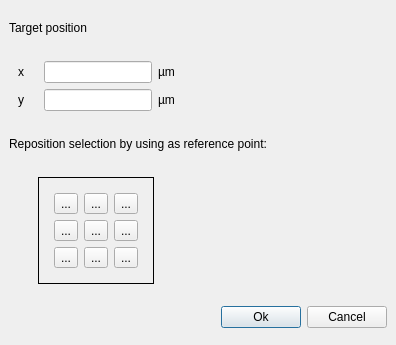
<?xml version="1.0" encoding="UTF-8"?>
<ui version="4.0">
 <class>MoveToOptionsDialog</class>
 <widget class="QDialog" name="MoveToOptionsDialog">
  <property name="geometry">
   <rect>
    <x>0</x>
    <y>0</y>
    <width>396</width>
    <height>345</height>
   </rect>
  </property>
  <property name="windowTitle">
   <string>Move Selection To</string>
  </property>
  <layout class="QVBoxLayout">
   <property name="spacing">
    <number>6</number>
   </property>
   <property name="margin">
    <number>9</number>
   </property>
   <item>
    <widget class="QLabel" name="label_6">
     <property name="text">
      <string>Target position</string>
     </property>
    </widget>
   </item>
   <item>
    <widget class="QFrame" name="frame_4">
     <property name="frameShape">
      <enum>QFrame::NoFrame</enum>
     </property>
     <property name="frameShadow">
      <enum>QFrame::Raised</enum>
     </property>
     <layout class="QGridLayout" name="gridLayout">
      <item row="0" column="0">
       <widget class="QLabel" name="label_4">
        <property name="text">
         <string>x    </string>
        </property>
       </widget>
      </item>
      <item row="0" column="1">
       <widget class="QLineEdit" name="x_le">
        <property name="sizePolicy">
         <sizepolicy hsizetype="Fixed" vsizetype="Fixed">
          <horstretch>0</horstretch>
          <verstretch>0</verstretch>
         </sizepolicy>
        </property>
        <property name="text">
         <string/>
        </property>
       </widget>
      </item>
      <item row="0" column="2">
       <widget class="QLabel" name="label_2">
        <property name="sizePolicy">
         <sizepolicy hsizetype="Preferred" vsizetype="Preferred">
          <horstretch>1</horstretch>
          <verstretch>0</verstretch>
         </sizepolicy>
        </property>
        <property name="text">
         <string>µm</string>
        </property>
       </widget>
      </item>
      <item row="1" column="0">
       <widget class="QLabel" name="label_5">
        <property name="text">
         <string>y    </string>
        </property>
       </widget>
      </item>
      <item row="1" column="1">
       <widget class="QLineEdit" name="y_le">
        <property name="sizePolicy">
         <sizepolicy hsizetype="Fixed" vsizetype="Fixed">
          <horstretch>0</horstretch>
          <verstretch>0</verstretch>
         </sizepolicy>
        </property>
       </widget>
      </item>
      <item row="1" column="2">
       <widget class="QLabel" name="label_3">
        <property name="text">
         <string>µm</string>
        </property>
       </widget>
      </item>
     </layout>
    </widget>
   </item>
   <item>
    <widget class="QLabel" name="label">
     <property name="text">
      <string>Reposition selection by using as reference point:</string>
     </property>
    </widget>
   </item>
   <item>
    <widget class="QFrame" name="frame_2">
     <property name="sizePolicy">
      <sizepolicy hsizetype="Preferred" vsizetype="Fixed">
       <horstretch>0</horstretch>
       <verstretch>0</verstretch>
      </sizepolicy>
     </property>
     <property name="frameShape">
      <enum>QFrame::NoFrame</enum>
     </property>
     <property name="frameShadow">
      <enum>QFrame::Raised</enum>
     </property>
     <layout class="QHBoxLayout">
      <property name="spacing">
       <number>6</number>
      </property>
      <property name="margin">
       <number>9</number>
      </property>
      <item>
       <spacer>
        <property name="orientation">
         <enum>Qt::Horizontal</enum>
        </property>
        <property name="sizeType">
         <enum>QSizePolicy::Fixed</enum>
        </property>
        <property name="sizeHint" stdset="0">
         <size>
          <width>20</width>
          <height>20</height>
         </size>
        </property>
       </spacer>
      </item>
      <item>
       <widget class="QFrame" name="frame_3">
        <property name="frameShape">
         <enum>QFrame::Box</enum>
        </property>
        <property name="frameShadow">
         <enum>QFrame::Plain</enum>
        </property>
        <layout class="QGridLayout">
         <property name="margin">
          <number>15</number>
         </property>
         <property name="spacing">
          <number>6</number>
         </property>
         <item row="0" column="2">
          <widget class="QToolButton" name="ct">
           <property name="text">
            <string>...</string>
           </property>
           <property name="icon">
            <iconset resource="layResources.qrc">
             <normaloff>:/ct_31px.png</normaloff>:/ct_31px.png</iconset>
           </property>
           <property name="iconSize">
            <size>
             <width>31</width>
             <height>31</height>
            </size>
           </property>
           <property name="checkable">
            <bool>true</bool>
           </property>
          </widget>
         </item>
         <item row="0" column="0">
          <widget class="QToolButton" name="lt">
           <property name="text">
            <string>...</string>
           </property>
           <property name="icon">
            <iconset resource="layResources.qrc">
             <normaloff>:/lt_31px.png</normaloff>:/lt_31px.png</iconset>
           </property>
           <property name="iconSize">
            <size>
             <width>31</width>
             <height>31</height>
            </size>
           </property>
           <property name="checkable">
            <bool>true</bool>
           </property>
          </widget>
         </item>
         <item row="0" column="3">
          <widget class="QToolButton" name="rt">
           <property name="text">
            <string>...</string>
           </property>
           <property name="icon">
            <iconset resource="layResources.qrc">
             <normaloff>:/rt_31px.png</normaloff>:/rt_31px.png</iconset>
           </property>
           <property name="iconSize">
            <size>
             <width>31</width>
             <height>31</height>
            </size>
           </property>
           <property name="checkable">
            <bool>true</bool>
           </property>
          </widget>
         </item>
         <item row="1" column="0">
          <widget class="QToolButton" name="lc">
           <property name="text">
            <string>...</string>
           </property>
           <property name="icon">
            <iconset resource="layResources.qrc">
             <normaloff>:/lc_31px.png</normaloff>:/lc_31px.png</iconset>
           </property>
           <property name="iconSize">
            <size>
             <width>31</width>
             <height>31</height>
            </size>
           </property>
           <property name="checkable">
            <bool>true</bool>
           </property>
          </widget>
         </item>
         <item row="1" column="2">
          <widget class="QToolButton" name="cc">
           <property name="text">
            <string>...</string>
           </property>
           <property name="icon">
            <iconset resource="layResources.qrc">
             <normaloff>:/cc_31px.png</normaloff>:/cc_31px.png</iconset>
           </property>
           <property name="iconSize">
            <size>
             <width>31</width>
             <height>31</height>
            </size>
           </property>
           <property name="checkable">
            <bool>true</bool>
           </property>
          </widget>
         </item>
         <item row="1" column="3">
          <widget class="QToolButton" name="rc">
           <property name="text">
            <string>...</string>
           </property>
           <property name="icon">
            <iconset resource="layResources.qrc">
             <normaloff>:/rc_31px.png</normaloff>:/rc_31px.png</iconset>
           </property>
           <property name="iconSize">
            <size>
             <width>31</width>
             <height>31</height>
            </size>
           </property>
           <property name="checkable">
            <bool>true</bool>
           </property>
          </widget>
         </item>
         <item row="2" column="0">
          <widget class="QToolButton" name="lb">
           <property name="text">
            <string>...</string>
           </property>
           <property name="icon">
            <iconset resource="layResources.qrc">
             <normaloff>:/lb_31px.png</normaloff>:/lb_31px.png</iconset>
           </property>
           <property name="iconSize">
            <size>
             <width>31</width>
             <height>31</height>
            </size>
           </property>
           <property name="checkable">
            <bool>true</bool>
           </property>
          </widget>
         </item>
         <item row="2" column="2">
          <widget class="QToolButton" name="cb">
           <property name="text">
            <string>...</string>
           </property>
           <property name="icon">
            <iconset resource="layResources.qrc">
             <normaloff>:/cb_31px.png</normaloff>:/cb_31px.png</iconset>
           </property>
           <property name="iconSize">
            <size>
             <width>31</width>
             <height>31</height>
            </size>
           </property>
           <property name="checkable">
            <bool>true</bool>
           </property>
          </widget>
         </item>
         <item row="2" column="3">
          <widget class="QToolButton" name="rb">
           <property name="text">
            <string>...</string>
           </property>
           <property name="icon">
            <iconset resource="layResources.qrc">
             <normaloff>:/rb_31px.png</normaloff>:/rb_31px.png</iconset>
           </property>
           <property name="iconSize">
            <size>
             <width>31</width>
             <height>31</height>
            </size>
           </property>
           <property name="checkable">
            <bool>true</bool>
           </property>
          </widget>
         </item>
        </layout>
       </widget>
      </item>
      <item>
       <spacer>
        <property name="orientation">
         <enum>Qt::Horizontal</enum>
        </property>
        <property name="sizeHint" stdset="0">
         <size>
          <width>88</width>
          <height>20</height>
         </size>
        </property>
       </spacer>
      </item>
     </layout>
    </widget>
   </item>
   <item>
    <widget class="QFrame" name="frame">
     <property name="frameShape">
      <enum>QFrame::NoFrame</enum>
     </property>
     <property name="frameShadow">
      <enum>QFrame::Raised</enum>
     </property>
     <layout class="QHBoxLayout">
      <property name="spacing">
       <number>6</number>
      </property>
      <property name="margin">
       <number>0</number>
      </property>
      <item>
       <spacer>
        <property name="orientation">
         <enum>Qt::Horizontal</enum>
        </property>
        <property name="sizeHint" stdset="0">
         <size>
          <width>209</width>
          <height>20</height>
         </size>
        </property>
       </spacer>
      </item>
      <item>
       <widget class="QPushButton" name="pushButton">
        <property name="text">
         <string>Ok</string>
        </property>
        <property name="default">
         <bool>true</bool>
        </property>
       </widget>
      </item>
      <item>
       <widget class="QPushButton" name="pushButton_2">
        <property name="text">
         <string>Cancel</string>
        </property>
       </widget>
      </item>
     </layout>
    </widget>
   </item>
  </layout>
 </widget>
 <tabstops>
  <tabstop>pushButton</tabstop>
  <tabstop>pushButton_2</tabstop>
  <tabstop>lt</tabstop>
  <tabstop>ct</tabstop>
  <tabstop>rt</tabstop>
  <tabstop>lc</tabstop>
  <tabstop>cc</tabstop>
  <tabstop>rc</tabstop>
  <tabstop>lb</tabstop>
  <tabstop>cb</tabstop>
  <tabstop>rb</tabstop>
 </tabstops>
 <resources>
  <include location="layResources.qrc"/>
 </resources>
 <connections>
  <connection>
   <sender>pushButton</sender>
   <signal>clicked()</signal>
   <receiver>MoveToOptionsDialog</receiver>
   <slot>accept()</slot>
   <hints>
    <hint type="sourcelabel">
     <x>237</x>
     <y>203</y>
    </hint>
    <hint type="destinationlabel">
     <x>147</x>
     <y>81</y>
    </hint>
   </hints>
  </connection>
  <connection>
   <sender>pushButton_2</sender>
   <signal>clicked()</signal>
   <receiver>MoveToOptionsDialog</receiver>
   <slot>reject()</slot>
   <hints>
    <hint type="sourcelabel">
     <x>325</x>
     <y>202</y>
    </hint>
    <hint type="destinationlabel">
     <x>325</x>
     <y>57</y>
    </hint>
   </hints>
  </connection>
 </connections>
</ui>
